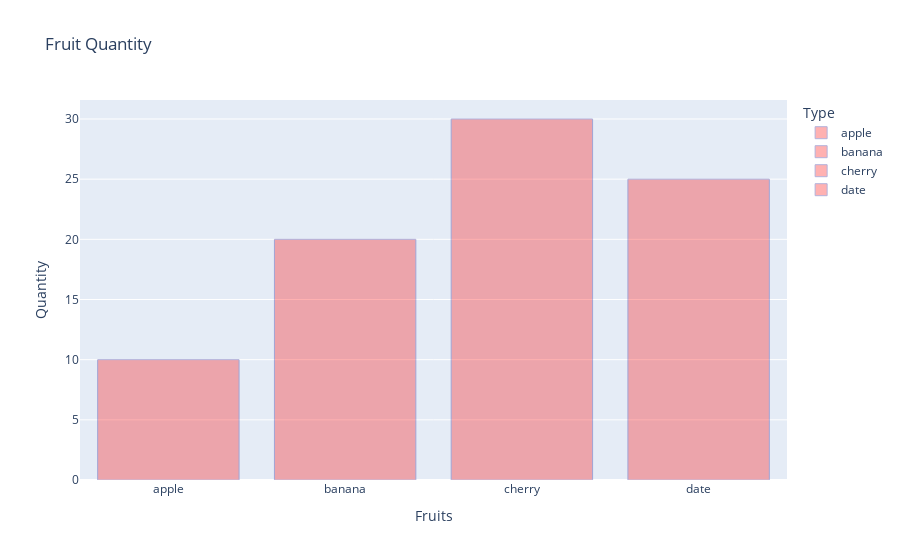

The cell this chart's notebook holds for it:
### Markdown cell above
# Adjusting the Size, Color, and Style of the Bars

### Code cell
fig.update_traces(
    marker_color='red', 
    marker_line_color='darkblue',
    marker_line_width=1,
    opacity=0.3
)
fig.show()

### Figure 1 — Plotly figure (JSON) as saved in the notebook; plotly's stock layout.template omitted (floating-point values rounded to 4 significant figures)
{"data": [{"alignmentgroup": "True", "hovertemplate": "fruits=%{x}<br>quantity=%{y}<extra></extra>", "legendgroup": "apple", "marker": {"color": "red", "line": {"color": "darkblue", "width": 1}, "pattern": {"shape": ""}}, "name": "apple", "offsetgroup": "apple", "opacity": 0.3, "orientation": "v", "showlegend": true, "textposition": "auto", "type": "bar", "x": ["apple"], "xaxis": "x", "y": [10], "yaxis": "y"}, {"alignmentgroup": "True", "hovertemplate": "fruits=%{x}<br>quantity=%{y}<extra></extra>", "legendgroup": "banana", "marker": {"color": "red", "line": {"color": "darkblue", "width": 1}, "pattern": {"shape": ""}}, "name": "banana", "offsetgroup": "banana", "opacity": 0.3, "orientation": "v", "showlegend": true, "textposition": "auto", "type": "bar", "x": ["banana"], "xaxis": "x", "y": [20], "yaxis": "y"}, {"alignmentgroup": "True", "hovertemplate": "fruits=%{x}<br>quantity=%{y}<extra></extra>", "legendgroup": "cherry", "marker": {"color": "red", "line": {"color": "darkblue", "width": 1}, "pattern": {"shape": ""}}, "name": "cherry", "offsetgroup": "cherry", "opacity": 0.3, "orientation": "v", "showlegend": true, "textposition": "auto", "type": "bar", "x": ["cherry"], "xaxis": "x", "y": [30], "yaxis": "y"}, {"alignmentgroup": "True", "hovertemplate": "fruits=%{x}<br>quantity=%{y}<extra></extra>", "legendgroup": "date", "marker": {"color": "red", "line": {"color": "darkblue", "width": 1}, "pattern": {"shape": ""}}, "name": "date", "offsetgroup": "date", "opacity": 0.3, "orientation": "v", "showlegend": true, "textposition": "auto", "type": "bar", "x": ["date"], "xaxis": "x", "y": [25], "yaxis": "y"}], "layout": {"barmode": "relative", "legend": {"title": {"text": "Type"}, "tracegroupgap": 0}, "title": {"text": "Fruit Quantity"}, "xaxis": {"anchor": "y", "categoryarray": ["apple", "banana", "cherry", "date"], "categoryorder": "array", "domain": [0, 1], "title": {"text": "Fruits"}}, "yaxis": {"anchor": "x", "domain": [0, 1], "title": {"text": "Quantity"}}}}
